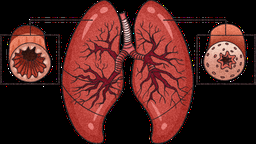
#> input picture noise.png, 256 x 144 px, shrunk from 1023 x 574 before the run
$ python D1.py
#> lines starting #> are read from the running program, lines starting #| are printed output that depends on the picture
import numpy as np
import cv2
import matplotlib.pyplot as plt

def convolve2d(image, kernel):
    """Fungsi untuk melakukan konvolusi 2D."""
    h, w = image.shape
    kh, kw = kernel.shape
    pad_h, pad_w = kh // 2, kw // 2
    padded_img = np.pad(image, ((pad_h, pad_h), (pad_w, pad_w)), mode='constant', constant_values=0)
    output = np.zeros_like(image, dtype=np.float32)

    for i in range(h):
        for j in range(w):
            region = padded_img[i:i+kh, j:j+kw]
            output[i, j] = np.sum(region * kernel)

    return np.clip(output, 0, 255).astype(np.uint8)

def mean_filter(image):
    """Pelembutan citra menggunakan mean filter 3x3."""
    kernel = np.ones((3,3)) / 9.0
    return convolve2d(image, kernel)

def gaussian_filter(image, sigma=1):
    """Gaussian filter untuk pelembutan citra."""
    size = 5  # Ukuran kernel 5x5
    kernel = np.fromfunction(
        lambda x, y: (1/(2*np.pi*sigma**2)) * np.exp(-((x-2)**2 + (y-2)**2) / (2*sigma**2)),
        (size, size)
    )
    kernel /= np.sum(kernel)
    return convolve2d(image, kernel)

def sharpen_filter(image):
    """Penajaman citra menggunakan kernel high-pass filter."""
    kernel = np.array([[0, -1, 0], [-1, 5, -1], [0, -1, 0]])
    return convolve2d(image, kernel)

def median_filter(image):
    """Filter median untuk menghilangkan noise salt & pepper."""
    h, w = image.shape
    output = np.zeros_like(image)
    for i in range(1, h-1):
        for j in range(1, w-1):
            neighbors = image[i-1:i+2, j-1:j+2].flatten()
            output[i, j] = np.median(neighbors)
    return output

def max_filter(image):
    """Filter max untuk mempertahankan nilai piksel terbesar dari tetangga."""
    h, w = image.shape
    output = np.zeros_like(image)
    for i in range(1, h-1):
        for j in range(1, w-1):
            neighbors = image[i-1:i+2, j-1:j+2].flatten()
            output[i, j] = np.max(neighbors)
    return output

def show_all_filters(image):
    """Menampilkan hasil filtering dalam satu jendela dengan 6 gambar."""
    filters = [
        ("Mean Filter", mean_filter(image)),
        ("Gaussian Filter", gaussian_filter(image)),
        ("Sharpen Filter", sharpen_filter(image)),
        ("Median Filter", median_filter(image)),
        ("Max Filter", max_filter(image)),
        ("Original Image", image)
    ]

    fig, axes = plt.subplots(2, 3, figsize=(12, 8))  # 2 baris, 3 kolom
    for ax, (title, img) in zip(axes.flat, filters):
        ax.imshow(img, cmap='gray')
        ax.set_title(title)
        ax.axis("off")

    plt.tight_layout()
    plt.show()

if __name__ == "__main__":
    img = cv2.imread('noise.png', cv2.IMREAD_GRAYSCALE)
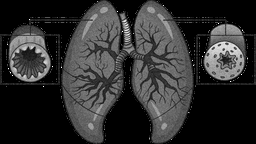
#> img: shape (144, 256); min 0, max 255, mean 46.8

    if img is None:
        print("Error: Image not found!")
    else:
        show_all_filters(img)
#> after the loop in convolve2d, `for i in range(h):`:
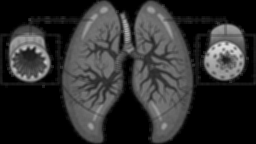
#> output: shape (144, 256) float32; min 0, max 219.3, mean 46.8
#> in gaussian_filter, `size = 5`: size = 5
#> in gaussian_filter, `kernel = np.fromfunction( lambda x, y: (1/(2*np.pi*sigma**2)) * np.exp..`: kernel = [[0.00292, 0.0131, 0.0215, 0.0131, 0.00292], [0.0131, 0.0585, 0.0965, 0.0585, 0.0131], [0.0215, 0.0965, 0.159, 0.0965, 0.0215], [0.0131, 0.0585, 0.0965, 0.0585, 0.0131], [0.00292, 0.0131, 0.0215, 0.0131, 0.00292]]
#> in gaussian_filter, `kernel /= np.sum(kernel)`: kernel = [[0.00297, 0.0133, 0.0219, 0.0133, 0.00297], [0.0133, 0.0596, 0.0983, 0.0596, 0.0133], [0.0219, 0.0983, 0.162, 0.0983, 0.0219], [0.0133, 0.0596, 0.0983, 0.0596, 0.0133], [0.00297, 0.0133, 0.0219, 0.0133, 0.00297]]
#> in convolve2d (call 2), `padded_img = np.pad(image, ((pad_h, pad_h), (pad_w, pad_w)), mode='con..`:
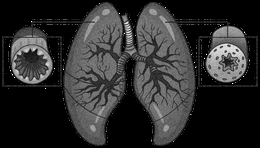
#> padded_img: shape (148, 260); min 0, max 255, mean 44.8
#> in sharpen_filter, `kernel = np.array([[0, -1, 0], [-1, 5, -1], [0, -1, 0]])`: kernel = [[0, -1, 0], [-1, 5, -1], [0, -1, 0]]
#> after the loop in convolve2d (call 3), `for i in range(h):`:
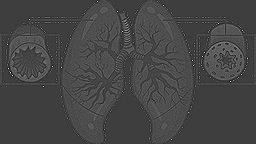
#> output: shape (144, 256) float32; min -414, max 1275, mean 46.9; drawn with min black and max white
#> in convolve2d (call 3), `return np.clip(output, 0, 255).astype(np.uint8)`:
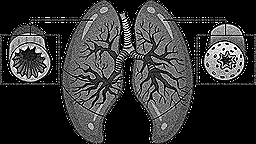
#> returned value: shape (144, 256); min 0, max 255, mean 52.9
#> in median_filter, `h, w = image.shape`: h = 144; w = 256
#> after the loop in median_filter, `for i in range(1, h-1):`:
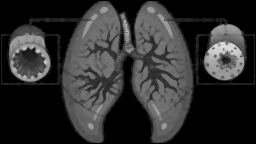
#> output: shape (144, 256); min 0, max 220, mean 46.3
#> in max_filter, `h, w = image.shape`: h = 144; w = 256
#> after the loop in max_filter, `for i in range(1, h-1):`:
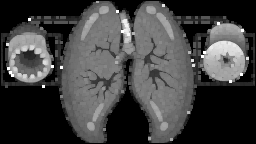
#> output: shape (144, 256); min 0, max 255, mean 65.1
#> the loop in show_all_filters, `for ax, (title, img) in zip(axes.flat, filters):` made 6 passes
#> title on passes 1 to 6: 'Mean Filter', 'Gaussian Filter', 'Sharpen Filter', 'Median Filter', 'Max Filter', 'Original Image'
